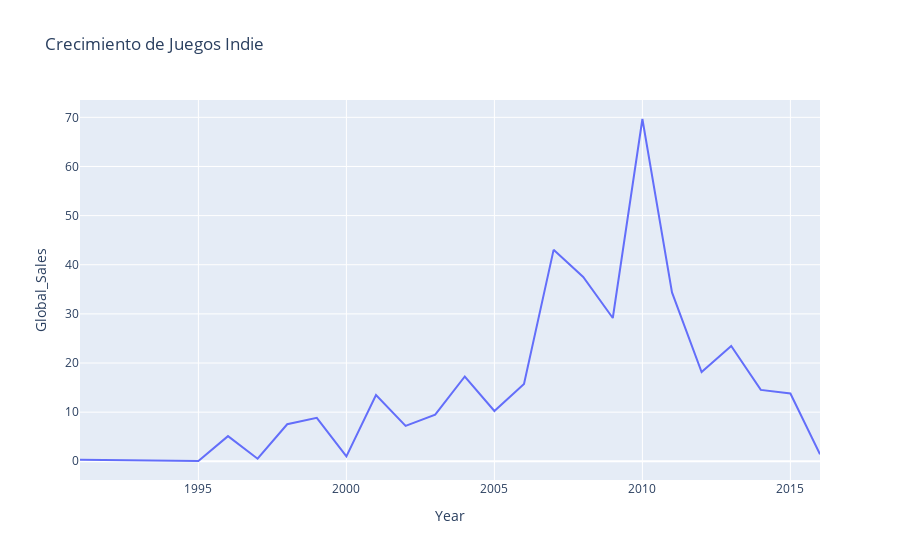

Notebook source saved alongside this figure:
### Code cell
# Filtrar juegos publicados por empresas independientes (ejemplo)
indie_games = df[df["Publisher"].str.contains("Indie|Small|Studio", na=False)]
indie_growth = indie_games.groupby("Year")["Global_Sales"].sum().reset_index()

fig = px.line(indie_growth, x="Year", y="Global_Sales", title="Crecimiento de Juegos Indie")
fig.show()

### Figure 1 — Plotly figure (JSON) as saved in the notebook; plotly's stock layout.template omitted (floating-point values rounded to 4 significant figures)
{"data": [{"hovertemplate": "Year=%{x}<br>Global_Sales=%{y}<extra></extra>", "legendgroup": "", "line": {"color": "#636efa", "dash": "solid"}, "marker": {"symbol": "circle"}, "mode": "lines", "name": "", "orientation": "v", "showlegend": false, "type": "scatter", "x": [1991, 1994, 1995, 1996, 1997, 1998, 1999, 2000, 2001, 2002, 2003, 2004, 2005, 2006, 2007, 2008, 2009, 2010, 2011, 2012, 2013, 2014, 2015, 2016], "xaxis": "x", "y": [0.29, 0.12, 0.06, 5.12, 0.52, 7.54, 8.85, 0.99, 13.49, 7.21, 9.5, 17.26, 10.24, 15.74, 43.03, 37.5, 29.16, 69.66, 34.37, 18.17, 23.48, 14.53, 13.81, 1.42], "yaxis": "y"}], "layout": {"legend": {"tracegroupgap": 0}, "title": {"text": "Crecimiento de Juegos Indie"}, "xaxis": {"anchor": "y", "domain": [0, 1], "title": {"text": "Year"}}, "yaxis": {"anchor": "x", "domain": [0, 1], "title": {"text": "Global_Sales"}}}}
